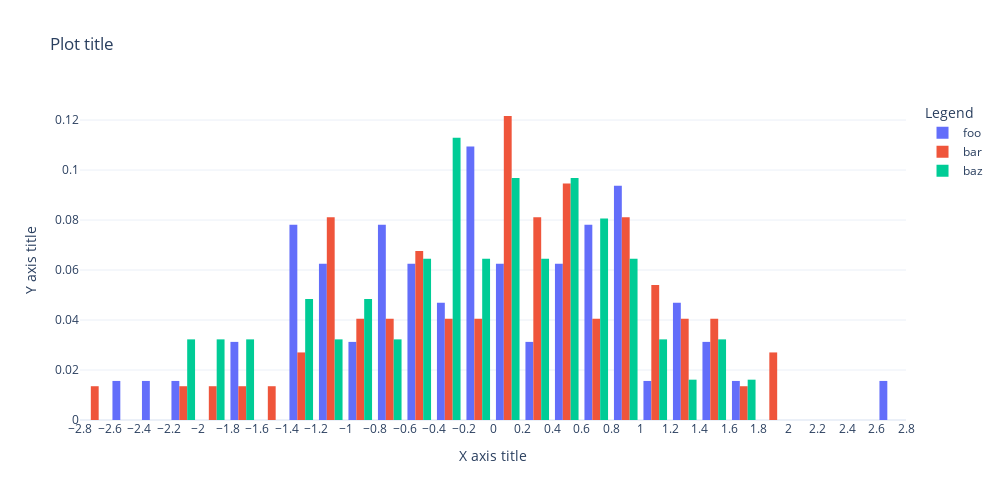

The notebook cell saved with this chart:
### Code cell
# Grouped histogram with multiple categories

categories = ['foo', 'bar', 'baz']
colors = ['blue', 'red', 'green']
bucket_size = 0.2

fig = go.Figure()
for i, category in enumerate(categories):
    fig.add_trace(go.Histogram(
        x=d[d.category==category].x,
        name=category,
        showlegend=True,
        nbinsx=None,
        xbins=dict(
            size=bucket_size,
            start=None,
            end=None),
        histnorm='probability'))
fig.update_layout(
    template='plotly_white',
    width=1000,
    height=500,
    title='Plot title',
    legend_title='Legend',
    showlegend=True)
fig.update_xaxes(
    title='X axis title',
    range=None,
    dtick=bucket_size)
fig.update_yaxes(
    title='Y axis title',
    range=None,
    dtick=None)
fig.show()

### Figure 1 — Plotly figure (JSON) as saved in the notebook; plotly's stock layout.template omitted (floating-point values rounded to 4 significant figures)
{"data": [{"histnorm": "probability", "name": "foo", "showlegend": true, "type": "histogram", "x": [-1.755, -0.5573, 1.549, -0.5596, 1.699, -1.217, -0.001455, 1.265, -0.3569, -0.9576, -0.008747, -0.00839, 0.4663, -1.029, -0.1306, -1.31, 0.8766, -1.0, -2.456, 0.2523, 0.7631, 0.6405, -0.7907, 0.1663, -0.2828, 1.555, -0.08542, -2.174, 0.7503, -1.101, -0.03157, -1.274, -0.7757, -0.5369, 1.257, -0.2989, 0.9063, -0.1446, 1.063, 0.4709, -1.742, 0.05927, 2.687, 0.3967, 0.1449, -0.6128, 0.7009, 0.9769, -0.6309, -0.8386, -1.365, -1.272, 0.9149, -0.7129, -0.4982, 0.4267, 0.9867, 0.9007, -1.12, 0.5422, 0.7224, 0.07121, -2.394, 1.222], "xbins": {"size": 0.2}}, {"histnorm": "probability", "name": "bar", "showlegend": true, "type": "histogram", "x": [-0.7032, -0.4903, 0.2067, -1.371, 1.425, 1.186, 0.583, -1.315, -0.3796, 0.1207, -2.754, 1.478, 1.329, -0.9017, 1.193, -1.046, 0.1399, -0.03316, 1.466, 0.67, 0.6974, -0.2528, 0.568, 0.3044, -1.583, 0.7712, -1.074, 0.03069, 1.082, -0.2196, 0.9063, -0.5753, -1.052, 1.154, -0.6742, 0.8833, -1.801, 0.3155, 0.9233, -0.8646, 0.1437, -0.4288, -1.16, 0.8905, 0.1102, 1.81, 0.56, -1.179, -0.003703, -2.17, 0.4245, 0.1465, -0.4913, -1.017, 0.4193, -0.7714, -0.5031, 0.03916, 0.1561, 0.4318, 0.9777, 0.8431, -0.8017, 0.4871, 1.203, 0.3351, 1.207, 1.918, -0.116, 0.009983, -1.75, 0.2745, 1.721, 0.3744], "xbins": {"size": 0.2}}, {"histnorm": "probability", "name": "baz", "showlegend": true, "type": "histogram", "x": [-0.3218, -2.011, 0.3372, -0.2795, -1.691, -0.6995, 0.9782, -1.329, 0.1479, 0.007718, -0.9858, 0.4716, 0.367, 1.119, 1.263, 0.5697, 0.6417, 0.2598, -1.731, -2.171, -1.066, 0.198, 0.08525, -1.951, -1.294, 0.7741, -0.8714, 0.6358, -0.8583, -0.2797, -0.369, 0.7657, 0.7338, 0.3304, -0.5425, -0.1232, 0.1654, 0.8999, 0.04363, 1.503, -0.2809, -0.1227, -0.2115, -0.1049, -0.4678, 1.438, 0.4769, 0.8159, -0.4392, 0.8602, 1.159, 1.671, -1.065, 0.5388, -0.3584, 0.4587, -0.6869, -0.1749, -1.987, 0.5544, -0.4383, -1.381], "xbins": {"size": 0.2}}], "layout": {"height": 500, "legend": {"title": {"text": "Legend"}}, "showlegend": true, "title": {"text": "Plot title"}, "width": 1000, "xaxis": {"dtick": 0.2, "title": {"text": "X axis title"}}, "yaxis": {"title": {"text": "Y axis title"}}}}
